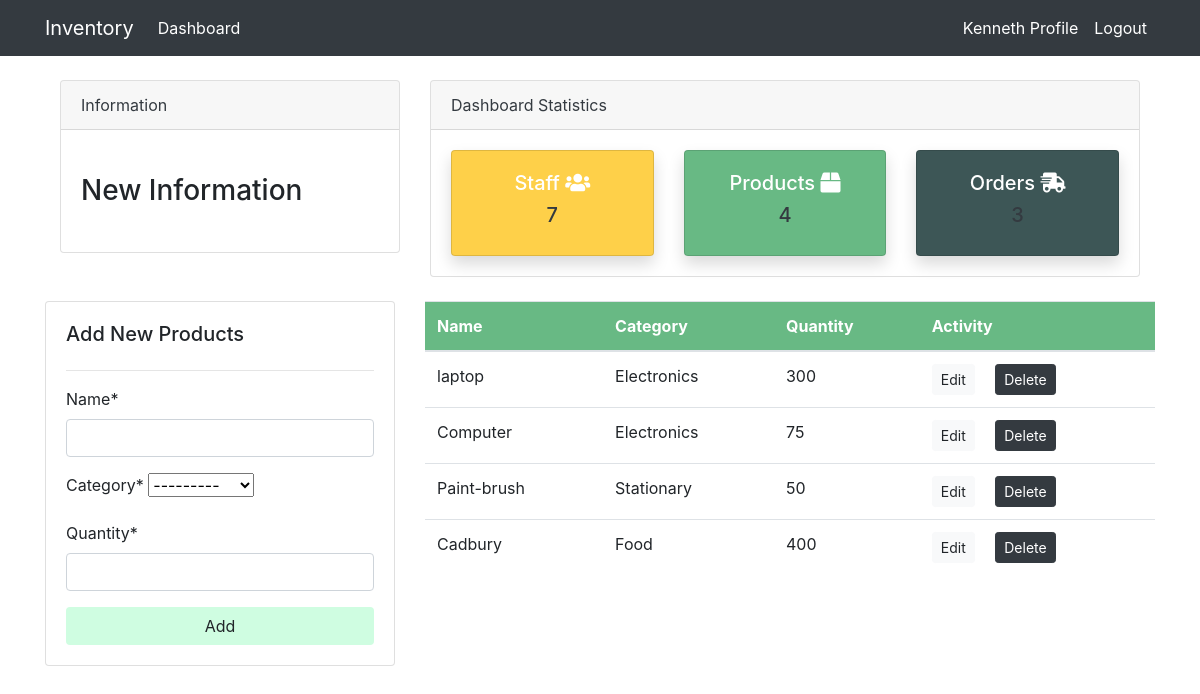
The app's page /products/ (signed in) with its own data.
### inventoryapp/models.py (models this page shows, shortened)
class Products(models.Model):
    name = models.CharField(max_length=100, null=True)
    category = models.CharField(max_length=20, choices=CATEGORY, null=True)
    quantity  = models.PositiveIntegerField(null=True)
    class Meta:
        verbose_name_plural = 'Product'

### inventoryapp/views.py (the view)
# urls.py: path('products/', views.products, name="dashboard-products"),
@login_required
def products(request):
    items = Products.objects.all()
    items_count = items.count()
    workers = User.objects.all()
    workers_count = workers.count()
    order = Order.objects.all()
    order_count = order.count()
    if request.method == 'POST':
        form  = ProductForm(request.POST)
        if form.is_valid():
            form.save()
            productname = form.cleaned_data.get('name')
            messages.success(request, f'{productname} has been added')
            return redirect('dashboard-products')
    else:
        form = ProductForm()
    context = {
        'items':items,
        'form':form,
        'workers_count' : workers_count,
        'items_count' : items_count,
        'order_count': order_count,
    }
    return render(request,'dashboard/products.html', context)

### inventoryapp/forms.py
class ProductForm(forms.ModelForm):
    class Meta:
        model = Products
        fields  =  ['name','category','quantity']

### templates/dashboard/products.html (shortened to what this page needs)
{% extends 'partials/base.html' %}
{% block content %}
{% load crispy_forms_tags %}
{%  include 'partials/topnav.html' %}
<div class="row my-4">
    <div class="col-md-4">
        <div class="card card-body">
            <h5>Add New Products</h5>
            <hr>
            <form method="POST">
                {{ form|crispy }}
                <input class="btn btn-block" type="submit" value="Add" style="background: #CFFDE1;">
            </form>
        </div>
    </div>
    <div class="col-md-8">
        <table class="table bg-white">
            <thead class="text-white" style="background: #68B984;">
                <tr>
                    <th scope="col">Name</th>
                    <th scope="col">Category</th>
                    <th scope="col">Quantity</th>
                    <th scope="col">Activity</th>
                </tr>
            </thead>
            <tbody>
                {% for item in items %}
                <tr>
                    <td>{{item.name}}</td>
                    <td>{{item.category}}</td>
                    <td>{{item.quantity}}</td>
                    <td>
                        <a class="btn btn-light btn-sm mr-2"
                            href="{% url 'dashboard-products-update' item.id %}">Edit</a>
                        <a class="btn btn-dark btn-sm ml-2"
                            href="{% url 'dashboard-products-delete' item.id %}">Delete</a>
                    </td>
                </tr>
                {% endfor %}
            </tbody>
        </table>
    </div>
</div>
{% endblock %}

### templates/partials/nav.html (shortened to what this page needs)
<nav class="navbar navbar-expand-lg navbar-dark bg-dark">
    {% if user.is_authenticated %}
    <div class="container">
        <a class="navbar-brand text-white" href="{% url 'dashboard-index' %}">Inventory</a>
        <div class="collapse navbar-collapse" id="navbarSupportedContent">
            <ul class="navbar-nav mr-auto">
                <li class="nav-item active">
                    <a class="nav-link text-white" href="{% url 'dashboard-index' %}">Dashboard </a>
                </li>
            </ul>
            <ul class="navbar-nav ml-auto">
                <li class="nav-item active">
                    <a class="nav-link text-white" href="{% url 'user-profile' %}">{{user.username}} Profile
                        <span class="sr-only">(current)</span></a>
                </li>
                <li class="nav-item">
                    <a class="nav-link text-white" href="{% url 'user-logout' %}">Logout</a>
                </li>
            </ul>
        {% endif %}
        </div>
    </div>
</nav>

### static/style.css (style rules this page uses)
body { background: white; }

### records on screen
Products: name "laptop", category "Electronics", quantity "300"
Products: name "Computer", category "Electronics", quantity "75"
Products: name "Paint-brush", category "Stationary", quantity "50"
Products: name "Cadbury", category "Food", quantity "400"

### other values on screen
{{ user.username }} "Kenneth"
{{ workers_count }} "7"
{{ items_count }} "4"
{{ order_count }} "3"
